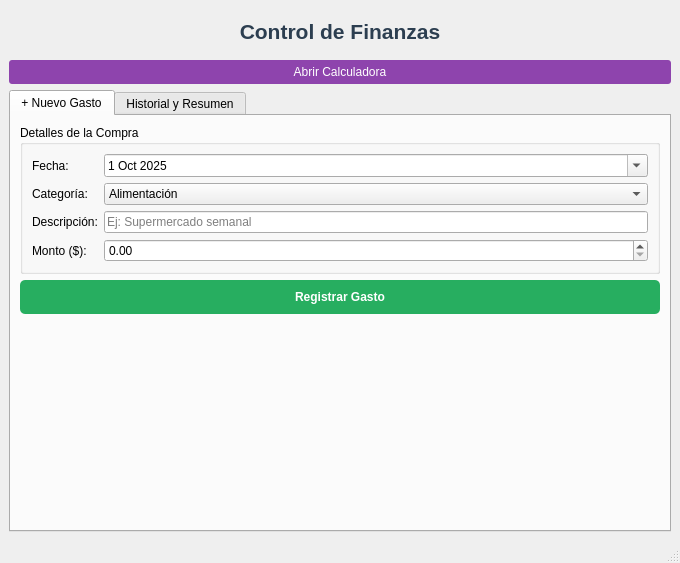
<?xml version="1.0" encoding="UTF-8"?>
<ui version="4.0">
 <class>MainWindow</class>
 <widget class="QMainWindow" name="MainWindow">
  <property name="geometry">
   <rect>
    <x>0</x>
    <y>0</y>
    <width>680</width>
    <height>563</height>
   </rect>
  </property>
  <property name="windowTitle">
   <string>Proyecto Final: Gestor de Gastos</string>
  </property>
  <widget class="QWidget" name="centralwidget">
   <layout class="QVBoxLayout" name="verticalLayout">
    <item>
     <widget class="QLabel" name="lbl_titulo">
      <property name="font">
       <font>
        <pointsize>16</pointsize>
        <bold>true</bold>
       </font>
      </property>
      <property name="styleSheet">
       <string>color: #2c3e50; margin: 10px;</string>
      </property>
      <property name="text">
       <string>Control de Finanzas</string>
      </property>
      <property name="alignment">
       <set>Qt::AlignmentFlag::AlignCenter</set>
      </property>
     </widget>
    </item>
    <item>
     <widget class="QPushButton" name="btn_calculadora">
      <property name="styleSheet">
       <string>background-color: #8e44ad; color: white; padding: 5px; border-radius: 3px;</string>
      </property>
      <property name="text">
       <string>Abrir Calculadora</string>
      </property>
     </widget>
    </item>
    <item>
     <widget class="QTabWidget" name="tabWidget">
      <property name="currentIndex">
       <number>0</number>
      </property>
      <widget class="QWidget" name="tab_registro">
       <attribute name="title">
        <string>+ Nuevo Gasto</string>
       </attribute>
       <layout class="QVBoxLayout" name="verticalLayout_tab1">
        <item>
         <widget class="QGroupBox" name="group_datos">
          <property name="title">
           <string>Detalles de la Compra</string>
          </property>
          <layout class="QFormLayout" name="formLayout">
           <item row="0" column="0">
            <widget class="QLabel" name="lbl_fecha">
             <property name="text">
              <string>Fecha:</string>
             </property>
            </widget>
           </item>
           <item row="0" column="1">
            <widget class="QDateEdit" name="date_gasto">
             <property name="calendarPopup">
              <bool>true</bool>
             </property>
             <property name="date">
              <date>
               <year>2025</year>
               <month>10</month>
               <day>1</day>
              </date>
             </property>
            </widget>
           </item>
           <item row="1" column="0">
            <widget class="QLabel" name="lbl_categoria">
             <property name="text">
              <string>Categoría:</string>
             </property>
            </widget>
           </item>
           <item row="1" column="1">
            <widget class="QComboBox" name="combo_categoria">
             <item>
              <property name="text">
               <string>Alimentación</string>
              </property>
             </item>
             <item>
              <property name="text">
               <string>Transporte</string>
              </property>
             </item>
             <item>
              <property name="text">
               <string>Ocio / Entretenimiento</string>
              </property>
             </item>
             <item>
              <property name="text">
               <string>Servicios (Luz/Agua)</string>
              </property>
             </item>
             <item>
              <property name="text">
               <string>Ropa</string>
              </property>
             </item>
             <item>
              <property name="text">
               <string>Salud</string>
              </property>
             </item>
             <item>
              <property name="text">
               <string>Otros</string>
              </property>
             </item>
            </widget>
           </item>
           <item row="2" column="0">
            <widget class="QLabel" name="lbl_desc">
             <property name="text">
              <string>Descripción:</string>
             </property>
            </widget>
           </item>
           <item row="2" column="1">
            <widget class="QLineEdit" name="input_descripcion">
             <property name="placeholderText">
              <string>Ej: Supermercado semanal</string>
             </property>
            </widget>
           </item>
           <item row="3" column="0">
            <widget class="QLabel" name="lbl_monto">
             <property name="text">
              <string>Monto ($):</string>
             </property>
            </widget>
           </item>
           <item row="3" column="1">
            <widget class="QDoubleSpinBox" name="spin_monto">
             <property name="maximum">
              <double>99999.990000000005239</double>
             </property>
             <property name="singleStep">
              <double>10.000000000000000</double>
             </property>
            </widget>
           </item>
          </layout>
         </widget>
        </item>
        <item>
         <widget class="QPushButton" name="btn_agregar">
          <property name="cursor">
           <cursorShape>PointingHandCursor</cursorShape>
          </property>
          <property name="styleSheet">
           <string>background-color: #27ae60; color: white; font-weight: bold; padding: 10px; border-radius: 5px;</string>
          </property>
          <property name="text">
           <string>Registrar Gasto</string>
          </property>
         </widget>
        </item>
        <item>
         <spacer name="verticalSpacer">
          <property name="orientation">
           <enum>Qt::Orientation::Vertical</enum>
          </property>
          <property name="sizeHint" stdset="0">
           <size>
            <width>20</width>
            <height>40</height>
           </size>
          </property>
         </spacer>
        </item>
       </layout>
      </widget>
      <widget class="QWidget" name="tab_historial">
       <attribute name="title">
        <string>Historial y Resumen</string>
       </attribute>
       <layout class="QVBoxLayout" name="verticalLayout_tab2">
        <item>
         <widget class="QTableWidget" name="tabla_gastos">
          <property name="alternatingRowColors">
           <bool>true</bool>
          </property>
          <property name="selectionBehavior">
           <enum>QAbstractItemView::SelectionBehavior::SelectRows</enum>
          </property>
          <column>
           <property name="text">
            <string>Fecha</string>
           </property>
          </column>
          <column>
           <property name="text">
            <string>Categoría</string>
           </property>
          </column>
          <column>
           <property name="text">
            <string>Descripción</string>
           </property>
          </column>
          <column>
           <property name="text">
            <string>Monto ($)</string>
           </property>
          </column>
         </widget>
        </item>
        <item>
         <layout class="QHBoxLayout" name="horizontalLayout_footer">
          <item>
           <widget class="QPushButton" name="btn_eliminar">
            <property name="styleSheet">
             <string>color: #c0392b; border: 1px solid #c0392b; padding: 5px; border-radius: 3px;</string>
            </property>
            <property name="text">
             <string>Eliminar Seleccionado</string>
            </property>
           </widget>
          </item>
          <item>
           <spacer name="horizontalSpacer">
            <property name="orientation">
             <enum>Qt::Orientation::Horizontal</enum>
            </property>
            <property name="sizeHint" stdset="0">
             <size>
              <width>40</width>
              <height>20</height>
             </size>
            </property>
           </spacer>
          </item>
          <item>
           <widget class="QLabel" name="lbl_limite_txt">
            <property name="text">
             <string>Límite Alerta ($):</string>
            </property>
           </widget>
          </item>
          <item>
           <widget class="QDoubleSpinBox" name="spin_limite">
            <property name="maximum">
             <double>999999.989999999990687</double>
            </property>
            <property name="value">
             <double>5000.000000000000000</double>
            </property>
           </widget>
          </item>
          <item>
           <widget class="QLabel" name="lbl_total_texto">
            <property name="font">
             <font>
              <bold>true</bold>
             </font>
            </property>
            <property name="text">
             <string>TOTAL GASTADO:</string>
            </property>
           </widget>
          </item>
          <item>
           <widget class="QLabel" name="lbl_total_valor">
            <property name="font">
             <font>
              <pointsize>14</pointsize>
              <bold>true</bold>
             </font>
            </property>
            <property name="styleSheet">
             <string>color: #2980b9;</string>
            </property>
            <property name="text">
             <string>$0.00</string>
            </property>
           </widget>
          </item>
         </layout>
        </item>
       </layout>
      </widget>
     </widget>
    </item>
   </layout>
  </widget>
  <widget class="QStatusBar" name="statusbar"/>
 </widget>
 <resources/>
 <connections/>
</ui>
